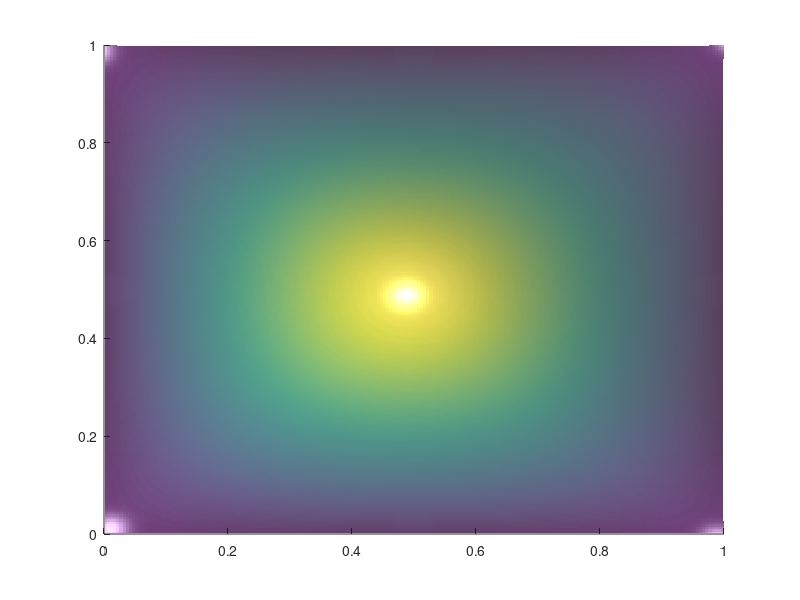

MATLAB code for this plot: (Note: this script raises an error after producing the figure.)
%% Graph surface

% Display normals
normal = false;

% display level curves
%https://www.mathworks.com/matlabcentral/answers/433972-how-to-overlay-gradient-on-surface-plot

%display gradient
% TODO

x = 0 : .005 : 1;
y = 0 : .005 : 1;
[X,Y]=meshgrid(x,y);
n = 1;
m = 1;
t = 0.1;
% Function
f = @(x,y) sin(m*pi*x).*sin(n*pi*y).*exp(-2*pi^2*t);

Z = f(X,Y);

%% Plotting

hold on;
h = surf(X,Y,Z,'EdgeColor',...
    'none','FaceAlpha',.75);
shading interp
lightangle(-45,30)
h.FaceLighting = 'gouraud';
h.AmbientStrength = 0.3;
h.DiffuseStrength = 0.8;
h.SpecularStrength = 0.9;
h.SpecularExponent = 25;
h.BackFaceLighting = 'unlit';
colormap(hot);
view(25,25)

if normal
    [U,V,W] = surfnorm(X,Y,Z);
    quiverC3D(X,Y,Z,U,V,W,.25,100, 'Normalize', true);
end
hold off;

set(gca,'TickLabelInterpreter','latex')
title('$u_{11}(x,y,0.1)$', 'Interpreter', 'latex')
xlabel('$x$', 'interpreter','latex')
xlim([0 1])
ylabel('$y$', 'Interpreter', 'latex')
ylim([0 1])
%zlabel('$u_{55}(x,y,0)$', 'Interpreter', 'latex')
zlim([-1 1])
cb = colorbar;
caxis([-1,1])
set(cb, 'YTick', [-1 : 0.5 : 1])